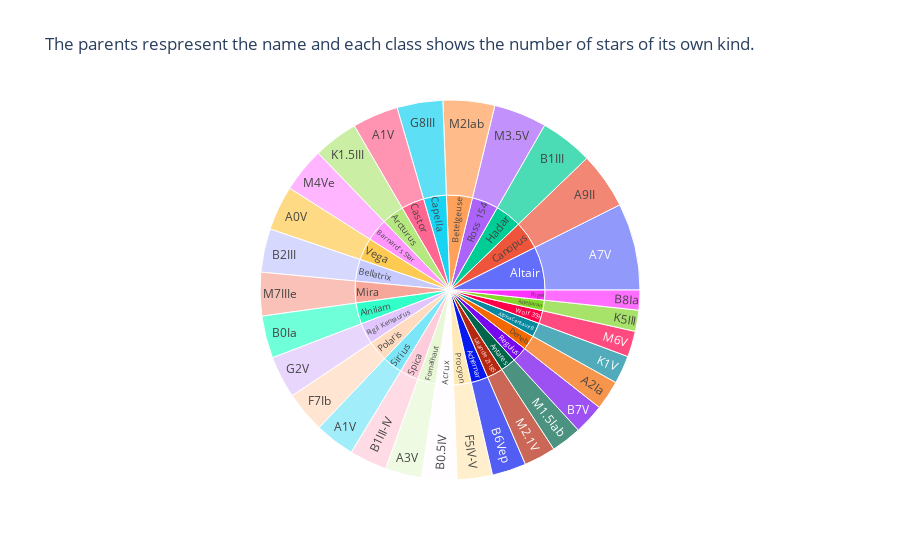

The notebook cell saved with this chart:
### Markdown cell above
## We can see that the stars belonging to same name have number of stars in them and also, there can be different classes under the same name of stars.

### Code cell
df_sunburst=df.groupby(['Name', 'Spectral Class']).size().reset_index(name='counts')
fig11=px.sunburst(df_sunburst,path=['Name', 'Spectral Class'], values='counts', title='The parents respresent the name and each class shows the number of stars of its own kind. ')
fig11.show()
#when we have classes and classes inside like an hierarchy this plot sits well with it

### Figure 1 — Plotly figure (JSON) as saved in the notebook; plotly's stock layout.template omitted (floating-point values rounded to 4 significant figures)
{"data": [{"branchvalues": "total", "domain": {"x": [0, 1], "y": [0, 1]}, "hovertemplate": "labels=%{label}<br>counts=%{value}<br>parent=%{parent}<br>id=%{id}<extra></extra>", "ids": ["Vega/A0V", "Castor/A1V", "Sirius/A1V", "Deneb/A2Ia", "Fomalhaut/A3V", "Altair/A7V", "Canopus/A9II", "Acrux/B0.5IV", "Alnilam/B0Ia", "Hadar/B1III", "Spica/B1III-IV", "Bellatrix/B2III", "Achernar/B6Vep", "Regulus/B7V", "Rigel/B8Ia", "Procyon/F5IV-V", "Polaris/F7Ib", "Rigil Kentaurus/G2V", "Capella/G8III", "Arcturus/K1.5III", "Alpha Centauri B/K1V", "Aldebaran/K5III", "Antares/M1.5Iab", "Lalande 21185/M2.1V", "Betelgeuse/M2Iab", "Ross 154/M3.5V", "Barnard's Star/M4Ve", "Wolf 359/M6V", "Mira/M7IIIe", "Achernar", "Acrux", "Aldebaran", "Alnilam", "Alpha Centauri B", "Altair", "Antares", "Arcturus", "Barnard's Star", "Bellatrix", "Betelgeuse", "Canopus", "Capella", "Castor", "Deneb", "Fomalhaut", "Hadar", "Lalande 21185", "Mira", "Polaris", "Procyon", "Regulus", "Rigel", "Rigil Kentaurus", "Ross 154", "Sirius", "Spica", "Vega", "Wolf 359"], "labels": ["A0V", "A1V", "A1V", "A2Ia", "A3V", "A7V", "A9II", "B0.5IV", "B0Ia", "B1III", "B1III-IV", "B2III", "B6Vep", "B7V", "B8Ia", "F5IV-V", "F7Ib", "G2V", "G8III", "K1.5III", "K1V", "K5III", "M1.5Iab", "M2.1V", "M2Iab", "M3.5V", "M4Ve", "M6V", "M7IIIe", "Achernar", "Acrux", "Aldebaran", "Alnilam", "Alpha Centauri B", "Altair", "Antares", "Arcturus", "Barnard's Star", "Bellatrix", "Betelgeuse", "Canopus", "Capella", "Castor", "Deneb", "Fomalhaut", "Hadar", "Lalande 21185", "Mira", "Polaris", "Procyon", "Regulus", "Rigel", "Rigil Kentaurus", "Ross 154", "Sirius", "Spica", "Vega", "Wolf 359"], "name": "", "parents": ["Vega", "Castor", "Sirius", "Deneb", "Fomalhaut", "Altair", "Canopus", "Acrux", "Alnilam", "Hadar", "Spica", "Bellatrix", "Achernar", "Regulus", "Rigel", "Procyon", "Polaris", "Rigil Kentaurus", "Capella", "Arcturus", "Alpha Centauri B", "Aldebaran", "Antares", "Lalande 21185", "Betelgeuse", "Ross 154", "Barnard's Star", "Wolf 359", "Mira", "", "", "", "", "", "", "", "", "", "", "", "", "", "", "", "", "", "", "", "", "", "", "", "", "", "", "", "", ""], "type": "sunburst", "values": [38, 39, 34, 25, 31, 74, 48, 30, 36, 45, 32, 37, 29, 26, 17, 30, 35, 36, 39, 38, 24, 18, 26, 27, 44, 45, 38, 22, 37, 29, 30, 18, 36, 24, 74, 26, 38, 38, 37, 44, 48, 39, 39, 25, 31, 45, 27, 37, 35, 30, 26, 17, 36, 45, 34, 32, 38, 22]}], "layout": {"legend": {"tracegroupgap": 0}, "title": {"text": "The parents respresent the name and each class shows the number of stars of its own kind. "}}}
